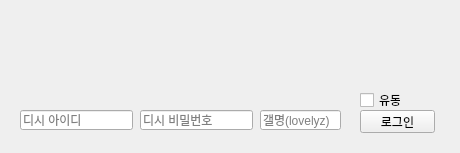
<?xml version="1.0" encoding="UTF-8"?>
<ui version="4.0">
 <class>MainWindow</class>
 <widget class="QMainWindow" name="MainWindow">
  <property name="windowModality">
   <enum>Qt::NonModal</enum>
  </property>
  <property name="enabled">
   <bool>true</bool>
  </property>
  <property name="geometry">
   <rect>
    <x>0</x>
    <y>0</y>
    <width>460</width>
    <height>153</height>
   </rect>
  </property>
  <property name="sizePolicy">
   <sizepolicy hsizetype="Fixed" vsizetype="Fixed">
    <horstretch>0</horstretch>
    <verstretch>0</verstretch>
   </sizepolicy>
  </property>
  <property name="minimumSize">
   <size>
    <width>460</width>
    <height>150</height>
   </size>
  </property>
  <property name="maximumSize">
   <size>
    <width>460</width>
    <height>500</height>
   </size>
  </property>
  <property name="contextMenuPolicy">
   <enum>Qt::DefaultContextMenu</enum>
  </property>
  <property name="windowTitle">
   <string>스밍해</string>
  </property>
  <property name="layoutDirection">
   <enum>Qt::LeftToRight</enum>
  </property>
  <property name="autoFillBackground">
   <bool>false</bool>
  </property>
  <property name="toolButtonStyle">
   <enum>Qt::ToolButtonIconOnly</enum>
  </property>
  <property name="animated">
   <bool>false</bool>
  </property>
  <property name="documentMode">
   <bool>false</bool>
  </property>
  <property name="tabShape">
   <enum>QTabWidget::Rounded</enum>
  </property>
  <property name="dockNestingEnabled">
   <bool>false</bool>
  </property>
  <property name="unifiedTitleAndToolBarOnMac">
   <bool>false</bool>
  </property>
  <widget class="QWidget" name="centralwidget">
   <widget class="QTableWidget" name="tableWidget">
    <property name="geometry">
     <rect>
      <x>20</x>
      <y>160</y>
      <width>421</width>
      <height>281</height>
     </rect>
    </property>
    <property name="autoScroll">
     <bool>false</bool>
    </property>
    <property name="editTriggers">
     <set>QAbstractItemView::NoEditTriggers</set>
    </property>
    <property name="tabKeyNavigation">
     <bool>true</bool>
    </property>
    <property name="showDropIndicator" stdset="0">
     <bool>true</bool>
    </property>
    <property name="dragDropOverwriteMode">
     <bool>false</bool>
    </property>
    <attribute name="horizontalHeaderCascadingSectionResizes">
     <bool>false</bool>
    </attribute>
    <attribute name="horizontalHeaderDefaultSectionSize">
     <number>100</number>
    </attribute>
    <attribute name="horizontalHeaderHighlightSections">
     <bool>true</bool>
    </attribute>
    <attribute name="horizontalHeaderShowSortIndicator" stdset="0">
     <bool>false</bool>
    </attribute>
    <attribute name="horizontalHeaderStretchLastSection">
     <bool>true</bool>
    </attribute>
    <attribute name="verticalHeaderCascadingSectionResizes">
     <bool>true</bool>
    </attribute>
    <attribute name="verticalHeaderDefaultSectionSize">
     <number>30</number>
    </attribute>
    <column>
     <property name="text">
      <string notr="true">글번호</string>
     </property>
     <property name="textAlignment">
      <set>AlignCenter</set>
     </property>
    </column>
    <column>
     <property name="text">
      <string>닉네임</string>
     </property>
    </column>
    <column>
     <property name="text">
      <string>제목</string>
     </property>
    </column>
   </widget>
   <widget class="QTableWidget" name="smingListTable">
    <property name="enabled">
     <bool>true</bool>
    </property>
    <property name="geometry">
     <rect>
      <x>20</x>
      <y>160</y>
      <width>421</width>
      <height>281</height>
     </rect>
    </property>
    <property name="autoScroll">
     <bool>false</bool>
    </property>
    <property name="editTriggers">
     <set>QAbstractItemView::DoubleClicked</set>
    </property>
    <property name="tabKeyNavigation">
     <bool>true</bool>
    </property>
    <property name="showDropIndicator" stdset="0">
     <bool>true</bool>
    </property>
    <property name="dragDropOverwriteMode">
     <bool>false</bool>
    </property>
    <property name="showGrid">
     <bool>true</bool>
    </property>
    <attribute name="horizontalHeaderVisible">
     <bool>true</bool>
    </attribute>
    <attribute name="horizontalHeaderCascadingSectionResizes">
     <bool>false</bool>
    </attribute>
    <attribute name="horizontalHeaderDefaultSectionSize">
     <number>100</number>
    </attribute>
    <attribute name="horizontalHeaderHighlightSections">
     <bool>true</bool>
    </attribute>
    <attribute name="horizontalHeaderShowSortIndicator" stdset="0">
     <bool>false</bool>
    </attribute>
    <attribute name="horizontalHeaderStretchLastSection">
     <bool>true</bool>
    </attribute>
    <attribute name="verticalHeaderVisible">
     <bool>true</bool>
    </attribute>
    <attribute name="verticalHeaderCascadingSectionResizes">
     <bool>true</bool>
    </attribute>
    <attribute name="verticalHeaderDefaultSectionSize">
     <number>30</number>
    </attribute>
    <column>
     <property name="text">
      <string notr="true">시간</string>
     </property>
    </column>
    <column>
     <property name="text">
      <string>곡명</string>
     </property>
    </column>
    <column>
     <property name="text">
      <string>제목</string>
     </property>
    </column>
   </widget>
   <widget class="QLabel" name="imgControl">
    <property name="geometry">
     <rect>
      <x>30</x>
      <y>20</y>
      <width>271</width>
      <height>71</height>
     </rect>
    </property>
    <property name="text">
     <string/>
    </property>
    <property name="pixmap">
     <pixmap>res/play1.png</pixmap>
    </property>
   </widget>
   <widget class="QLineEdit" name="inputid">
    <property name="geometry">
     <rect>
      <x>20</x>
      <y>110</y>
      <width>113</width>
      <height>20</height>
     </rect>
    </property>
    <property name="maxLength">
     <number>20</number>
    </property>
    <property name="placeholderText">
     <string>디시 아이디</string>
    </property>
   </widget>
   <widget class="QLineEdit" name="inputpw">
    <property name="geometry">
     <rect>
      <x>140</x>
      <y>110</y>
      <width>113</width>
      <height>20</height>
     </rect>
    </property>
    <property name="inputMethodHints">
     <set>Qt::ImhLatinOnly|Qt::ImhNoAutoUppercase|Qt::ImhNoPredictiveText|Qt::ImhSensitiveData</set>
    </property>
    <property name="maxLength">
     <number>30</number>
    </property>
    <property name="echoMode">
     <enum>QLineEdit::PasswordEchoOnEdit</enum>
    </property>
    <property name="placeholderText">
     <string>디시 비밀번호</string>
    </property>
   </widget>
   <widget class="QPushButton" name="pushButton">
    <property name="geometry">
     <rect>
      <x>360</x>
      <y>110</y>
      <width>75</width>
      <height>23</height>
     </rect>
    </property>
    <property name="text">
     <string>로그인</string>
    </property>
   </widget>
   <widget class="QLineEdit" name="lineEdit">
    <property name="geometry">
     <rect>
      <x>260</x>
      <y>110</y>
      <width>81</width>
      <height>20</height>
     </rect>
    </property>
    <property name="placeholderText">
     <string>갤명(lovelyz)</string>
    </property>
   </widget>
   <widget class="QCheckBox" name="chk">
    <property name="geometry">
     <rect>
      <x>360</x>
      <y>90</y>
      <width>41</width>
      <height>20</height>
     </rect>
    </property>
    <property name="text">
     <string>유동</string>
    </property>
   </widget>
  </widget>
  <action name="action">
   <property name="text">
    <string>설정</string>
   </property>
  </action>
  <action name="action_2">
   <property name="text">
    <string>사용법</string>
   </property>
  </action>
 </widget>
 <tabstops>
  <tabstop>inputid</tabstop>
  <tabstop>inputpw</tabstop>
  <tabstop>lineEdit</tabstop>
  <tabstop>chk</tabstop>
  <tabstop>pushButton</tabstop>
  <tabstop>tableWidget</tabstop>
  <tabstop>smingListTable</tabstop>
 </tabstops>
 <resources/>
 <connections>
  <connection>
   <sender>tableWidget</sender>
   <signal>cellDoubleClicked(int,int)</signal>
   <receiver>MainWindow</receiver>
   <slot>slotItemClicked()</slot>
   <hints>
    <hint type="sourcelabel">
     <x>88</x>
     <y>381</y>
    </hint>
    <hint type="destinationlabel">
     <x>5</x>
     <y>149</y>
    </hint>
   </hints>
  </connection>
  <connection>
   <sender>imgControl</sender>
   <signal>linkActivated(QString)</signal>
   <receiver>MainWindow</receiver>
   <slot>btn_Melon_Play()</slot>
   <hints>
    <hint type="sourcelabel">
     <x>70</x>
     <y>53</y>
    </hint>
    <hint type="destinationlabel">
     <x>237</x>
     <y>52</y>
    </hint>
   </hints>
  </connection>
  <connection>
   <sender>pushButton</sender>
   <signal>clicked()</signal>
   <receiver>MainWindow</receiver>
   <slot>btn_dc_login()</slot>
   <hints>
    <hint type="sourcelabel">
     <x>394</x>
     <y>143</y>
    </hint>
    <hint type="destinationlabel">
     <x>439</x>
     <y>127</y>
    </hint>
   </hints>
  </connection>
  <connection>
   <sender>smingListTable</sender>
   <signal>cellDoubleClicked(int,int)</signal>
   <receiver>MainWindow</receiver>
   <slot>sming_clicked()</slot>
   <hints>
    <hint type="sourcelabel">
     <x>411</x>
     <y>291</y>
    </hint>
    <hint type="destinationlabel">
     <x>453</x>
     <y>149</y>
    </hint>
   </hints>
  </connection>
 </connections>
 <slots>
  <slot>btn_Get_DC()</slot>
  <slot>btn_Melon_Play()</slot>
  <slot>btn_Melon_Restart()</slot>
  <slot>btn_txt_Enter()</slot>
  <slot>btn_Test()</slot>
  <slot>slotItemClicked()</slot>
  <slot>slot1()</slot>
  <slot>btnTesting()</slot>
  <slot>btn_dc_login()</slot>
  <slot>sming_clicked()</slot>
 </slots>
</ui>
